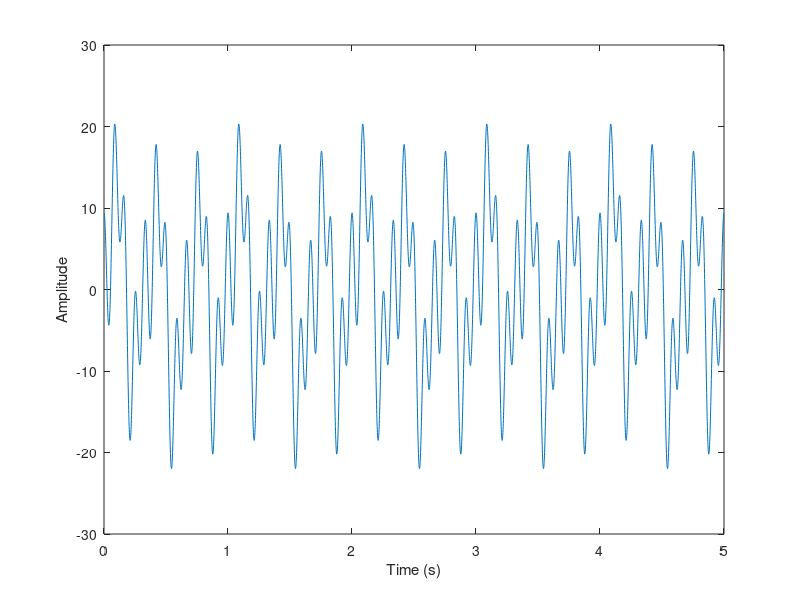

MATLAB code to generate this figure:
time = 0:.001:5;
n = length(time);

frequency = [3 1 6 12];
amplitude = [10 2 5 8];
phase_angle = [0 pi/4 -pi pi/2];

swave = zeros(size(time));
for i=1:length(amplitude)
        swave = swave + amplitude(i)*sin(2*pi*frequency(i)*time+phase_angle(i));
end
        
                                    

clf
plot(time,swave)
xlabel('Time (s)')
ylabel('Amplitude')
  
